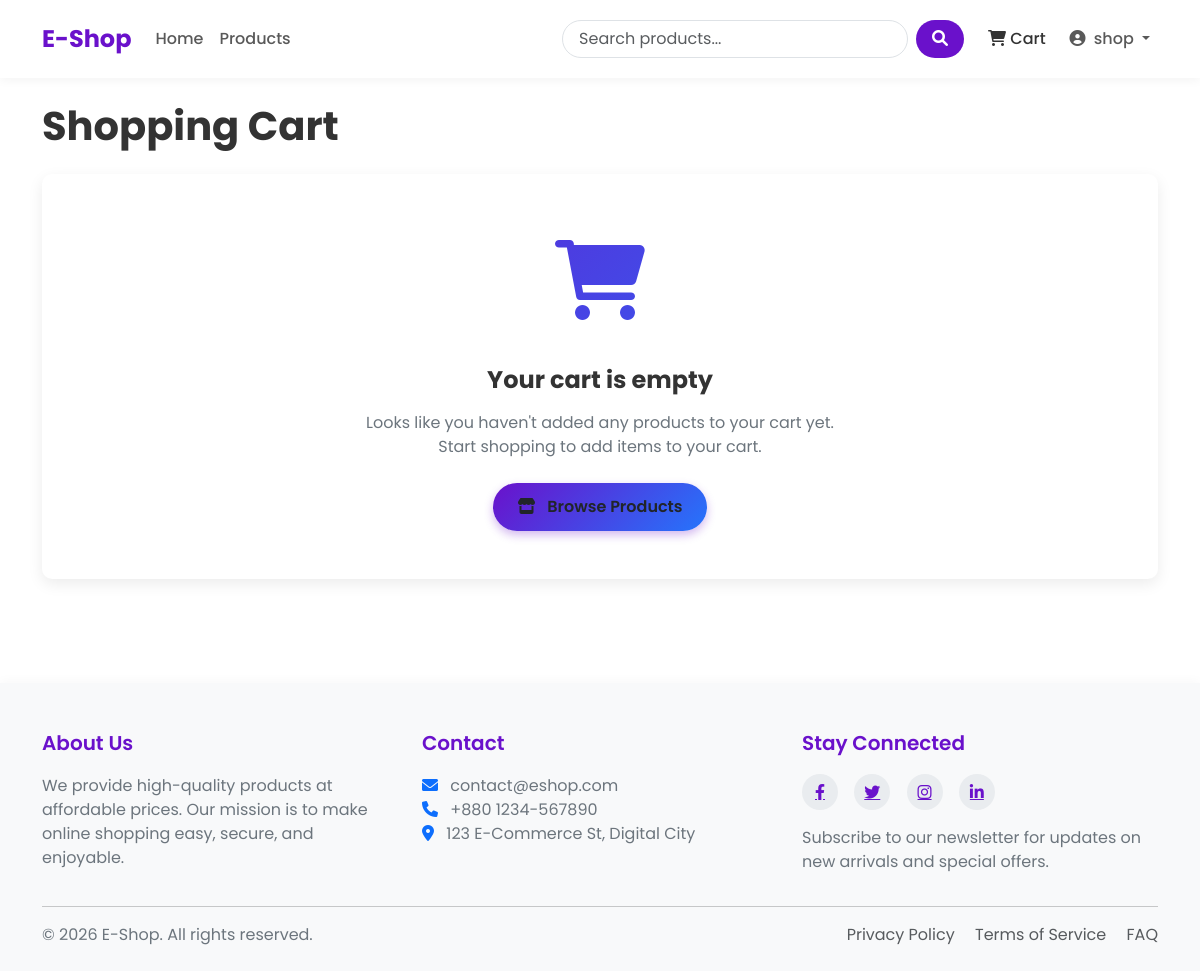
The page /cart/ (signed in) on the database as committed earlier.
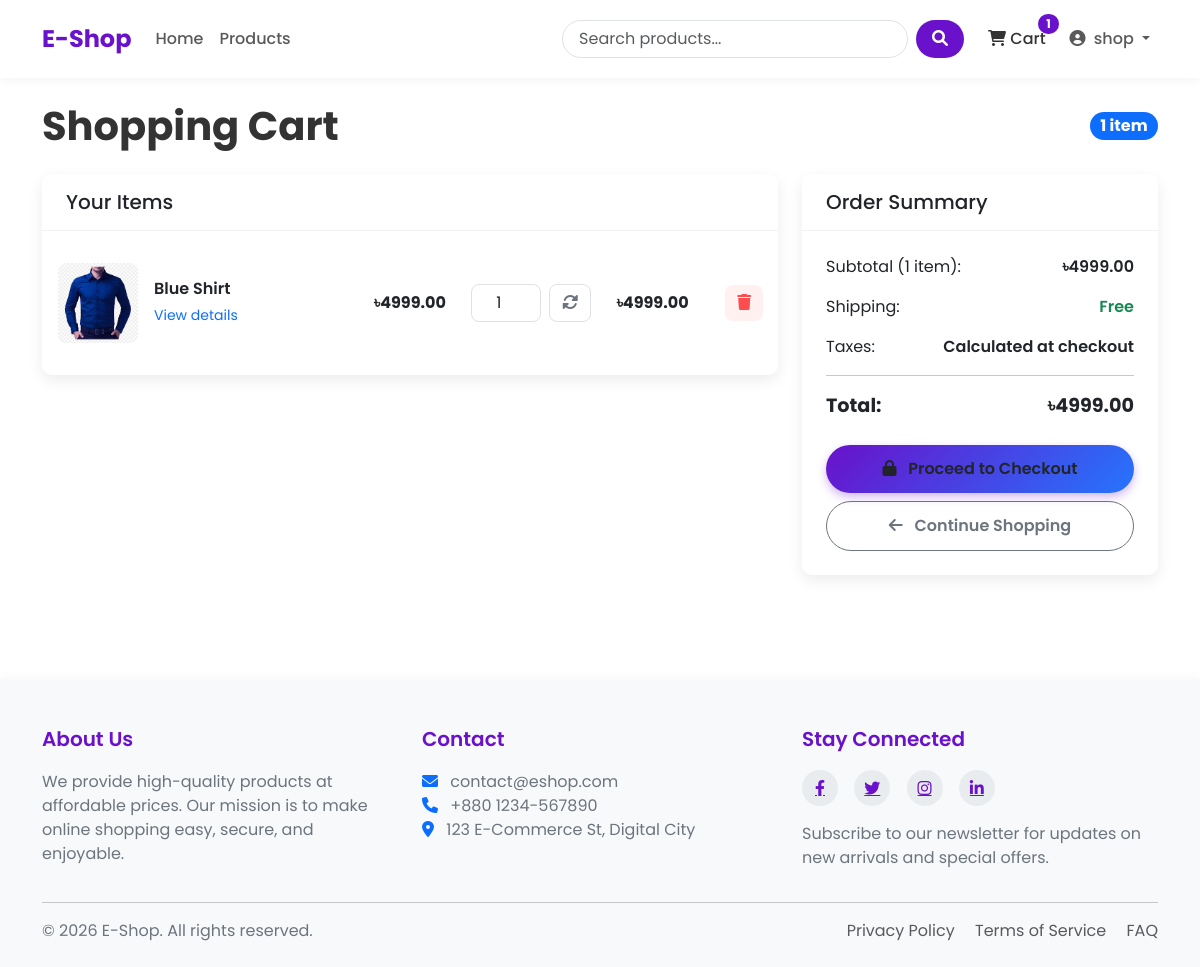
The same page on the database as committed later.
### shop/models.py (models this page shows, shortened)
class Cart(models.Model):
    user = models.OneToOneField(User ,on_delete=models.CASCADE)
    created = models.DateTimeField(auto_now_add=True)
    updated = models.DateTimeField(auto_now=True)
    def get_total_cost(self):
        return sum(item.get_cost() for item in self.items.all())
    def get_total_items(self):
        return sum(item.quantity for item in self.items.all())

class CartItem(models.Model):
    cart = models.ForeignKey(Cart, related_name='items', on_delete=models.CASCADE)
    product = models.ForeignKey(Product, on_delete=models.CASCADE)
    quantity = models.PositiveIntegerField(default=1)
    def get_cost(self):
        return self.product.price * self.quantity

class Product(models.Model):
    name = models.CharField(max_length=200)
    slug = models.SlugField(max_length=200, unique=True)
    catagory = models.ForeignKey(Catagory, related_name='products', on_delete=models.CASCADE)
    description = models.TextField(blank=True)
    price = models.DecimalField(max_digits=10, decimal_places=2)
    stock = models.PositiveIntegerField()
    available = models.BooleanField(default=True)
    created = models.DateTimeField(auto_now_add=True)
    updated = models.DateTimeField(auto_now=True)
    image=models.ImageField(upload_to='products/%Y/%m/%d')

### shop/views.py (the view)
# urls.py: path('cart/', views.cart_detail, name='cart_detail'),
@login_required(login_url='/login/')
def cart_detail(request):
    try:
        cart = Cart.objects.get(user=request.user)
    except Cart.DoesNotExist:
        cart=Cart.objects.create(user=request.user)
    return render(request, 'shop/cart.html', {'cart': cart})

### shop/context_processors.py (called while the page is built)
def cart_item_count(request):
    if request.user.is_authenticated:
        try:
            cart = Cart.objects.get(user=request.user)
            return {'cart_item_count': cart.get_total_items()}
        except Cart.DoesNotExist:
            return {'cart_item_count': 0}
    return {'cart_item_count': 0}

### templates/shop/cart.html (shortened to what the changed rows need)
{% extends 'base.html' %}
{% block content %}
<div class="cart-header">
    <h1 class="cart-title">Shopping Cart</h1>
    {% if cart.items.all %}
    <span class="badge bg-primary rounded-pill fs-6">{{ cart.get_total_items }} item{{ cart.get_total_items|pluralize }}</span>
    {% endif %}
</div>
{% if cart.items.all %}
<div class="row">
    <div class="col-lg-8">
        <div class="cart-card card">
            <div class="card-header">
                <h5 class="mb-0">Your Items</h5>
            </div>
            <div class="card-body">
                {% for item in cart.items.all %}
                <div class="cart-item row align-items-center">
                    <div class="col-md-5">
                        <div class="d-flex align-items-center">
                            {% if item.product.image %}
                            <div class="cart-item-image me-3">
                                <img src="{{ item.product.image.url }}" alt="{{ item.product.name }}"
                                     class="img-fluid">
                            </div>
                            {% else %}
                            <div class="bg-light text-center cart-item-image me-3 d-flex justify-content-center align-items-center">
                                <i class="fas fa-image fa-2x text-muted"></i>
                            </div>
                            {% endif %}
                            <div>
                                <h6 class="cart-item-title">{{ item.product.name }}</h6>
                                <a href="{% url 'shop:product_detail' item.product.slug %}" class="text-decoration-none">
                                    <small class="text-primary">View details</small>
                                </a>
                            </div>
                        </div>
                    </div>
                    <div class="col-md-2 text-center">
                        <div class="fw-bold">৳{{ item.product.price }}</div>
                    </div>
                    <div class="col-md-2">
                        <form action="{% url 'shop:cart_update' item.product.id %}" method="post" class="d-flex align-items-center justify-content-center">
                            <input type="number" name="quantity" class="form-control cart-quantity-input"
                                   value="{{ item.quantity }}" min="1" max="{{ item.product.stock }}">
                            <button type="submit" class="cart-update-btn ms-2">
                                <i class="fas fa-sync-alt"></i>
                            </button>
                        </form>
                    </div>
                    <div class="col-md-2 text-center">
                        <div class="fw-bold">৳{{ item.get_cost }}</div>
                    </div>
                    <div class="col-md-1 text-end">
                        <form action="{% url 'shop:cart_remove' item.product.id %}" method="post">
                            <button type="submit" class="cart-remove-btn">
                                <i class="fas fa-trash"></i>
                            </button>
                        </form>
                    </div>
                </div>
                {% endfor %}
            </div>
        </div>
    </div>
    <div class="col-lg-4">
        <div class="summary-card card">
            <div class="card-header">
                <h5 class="mb-0">Order Summary</h5>
            </div>
            <div class="card-body">
                <div class="summary-item">
                    <span>Subtotal ({{ cart.get_total_items }} item{{ cart.get_total_items|pluralize }}):</span>
                    <span class="summary-value">৳{{ cart.get_total_cost }}</span>
                </div>
                <div class="summary-item">
                    <span>Shipping:</span>
                    <span class="summary-value text-success">Free</span>
                </div>
                <div class="summary-item">
                    <span>Taxes:</span>
                    <span class="summary-value">Calculated at checkout</span>
                </div>
                <hr>
                <div class="summary-item mb-4">
                    <span class="summary-total">Total:</span>
                    <span class="summary-total">৳{{ cart.get_total_cost }}</span>
                </div>
                <div class="d-grid gap-2">
                    <a href="{% url 'shop:checkout' %}" class="btn checkout-btn">
                        <i class="fas fa-lock me-2"></i> Proceed to Checkout
                    </a>
                    <a href="{% url 'shop:product_list' %}" class="btn btn-outline-secondary continue-btn">
                        <i class="fas fa-arrow-left me-2"></i> Continue Shopping
                    </a>
                </div>
            </div>
        </div>
    </div>
</div>
{% else %}
<div class="empty-cart">
    <div class="empty-cart-icon">
        <i class="fas fa-shopping-cart"></i>
    </div>
    <h3 class="empty-cart-title">Your cart is empty</h3>
    <p class="empty-cart-text">Looks like you haven't added any products to your cart yet.<br>Start shopping to add items to your cart.</p>
    <a href="{% url 'shop:product_list' %}" class="btn browse-btn">
        <i class="fas fa-store me-2"></i> Browse Products
    </a>
</div>
{% endif %}
{% endblock %}

### templates/base.html (shortened to what the changed rows need)
<!DOCTYPE html>
<html lang="en">
<head>
    <link href="https://cdn.jsdelivr.net/npm/bootstrap@5.3.0/dist/css/bootstrap.min.css" rel="stylesheet">
    <link rel="stylesheet" href="https://cdnjs.cloudflare.com/ajax/libs/font-awesome/6.0.0/css/all.min.css">
    {% load static %}
</head>
<body>
    <header>
        <nav class="navbar navbar-expand-lg navbar-light bg-white">
            <div class="container">
                <div class="collapse navbar-collapse" id="navbarNav">
                    <ul class="navbar-nav">
                        <li class="nav-item me-2">
                            <a class="nav-link cart-btn" href="{% url 'shop:cart_detail' %}">
                                <i class="fas fa-shopping-cart"></i> Cart
                                {% if cart_item_count %}
                                    <span class="badge rounded-pill cart-badge">{{ cart_item_count }}</span>
                                {% endif %}
                            </a>
                        </li>
                    </ul>
                </div>
            </div>
        </nav>
    </header>
    <main class="container my-4">
        {% block content %}{% endblock %}
    </main>
</body>
</html>

Rows that differ between the two databases and show on the page:
now on this page (row unchanged): Cart: get_total_items "1", get_total_cost "4999.00"
added CartItem: product.image (picture), product.name "Blue Shirt", product.price "4999.00", quantity "1", get_cost "4999.00"
Other text that changed with them:
{{ cart_item_count }}: (not shown) → "1"
text no longer shown: "Your cart is empty Looks like you haven't added any products to your cart yet. Start shopping to add items to your cart. Browse Products"
text now shown: "item Your Items Order Summary Subtotal ( item ): ৳ Shipping: Free Taxes: Calculated at checkout Total: ৳ Proceed to Checkout Continue Shopping"
